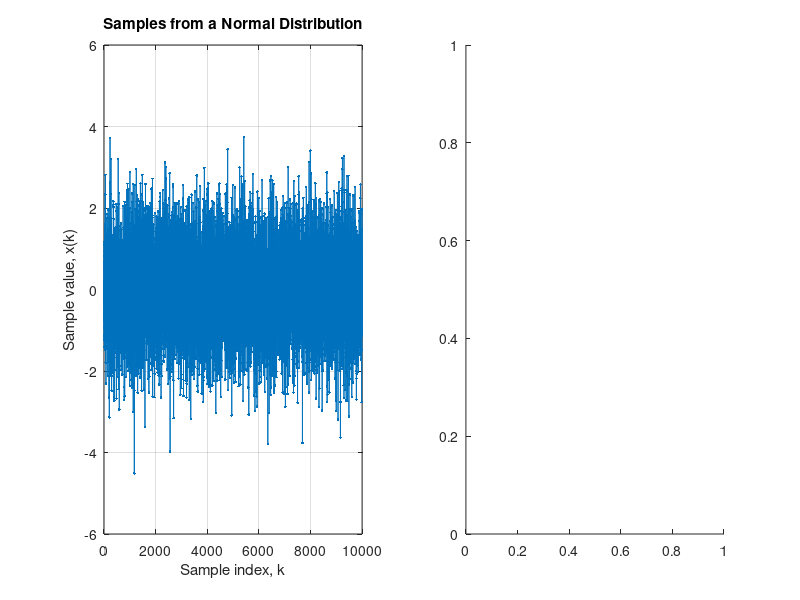

The MATLAB source for this figure: (Note: this script raises an error after producing the figure.)
clear
clc

rng(12345);
N = 10000;
mu = 0;
sigma = 1;
x = mu + sigma*randn(N,1);
k = 0:(N-1);
R = 6*sigma;

figure;

subplot(1,2,1);
plot(k, x, '.-');
ylim([-R, R]);

title('Samples from a Normal Distribution');
xlabel('Sample index, k');
ylabel('Sample value, x(k)');
grid on;

subplot(1,2,2);
histogram(x, 'Normalization','PDF');
title('Empirical PDF of x');
xlabel('x');
ylabel('Estimated Probability Density');
grid on;

xl = xlim();
x_theory = linspace(xl(1), xl(2), 1000);
p_theory = exp(-0.5 * ((x_theory-mu)/sigma).^2) / (sigma * sqrt(2*pi));

hold("on");

plot(x_theory, p_theory);
xlabel('x');
ylabel('Estimated Probability Density');
title('Empirical vs. Theoretical PDF of x');
grid on;
legend('Empirical PDF', 'Theoretical PDF', 'Location', 'southoutside');
hold off;
